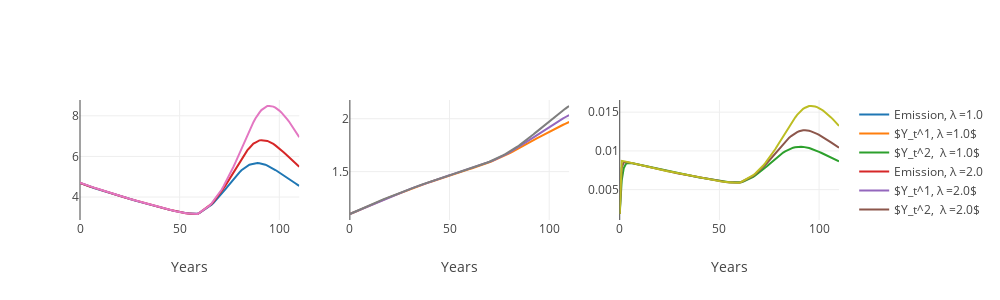

The notebook cell this image was saved under:
### Code cell
# plot, emission, y1, y2, button, λ = 1, 2, 5
plot_2S_ey1y2_multi_λ(simul_list, λ_list)
